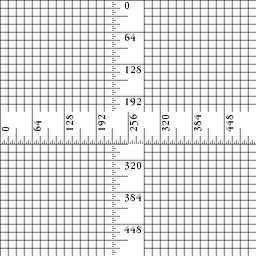
#> input picture src/data/ruler.png, 256 x 256 px, shrunk from 512 x 512 before the run
$ python sce_filtering.py
#> lines starting #> are read from the running program, lines starting #| are printed output that depends on the picture
#> further down, img is the input picture: shape (256, 256); min 2, max 255, mean 222.5
"""
CS 4391 Project - Smooth Criminal Edges

module docstring goes here
"""

import cv2
import numpy as np
import random

from filters import nonadaptive_median_filter_detection

def sp_noise(image, prob=0.01):
    '''
    Add salt and pepper noise to image
    prob: Probability of the noise
    source: https://stackoverflow.com/a/27342545
    '''
#> called with prob = 0.2
    output = np.zeros(image.shape,np.uint8)
    noise_mask = np.zeros(image.shape,bool)
    thres = 1 - prob
    noise_count = 0
    norm_count = 0
    total_count = 0
    for i in range(image.shape[0]):
        for j in range(image.shape[1]):
            total_count += 1
            rdn = random.random()
            if rdn < prob:
                output[i,j] = 0
                noise_mask[i,j] = True
                noise_count += 1
            elif rdn > thres:
                output[i,j] = 255
                noise_mask[i,j] = True
                noise_count += 1
            else:
                output[i,j] = image[i,j]
                noise_mask[i,j] = False
                norm_count += 1
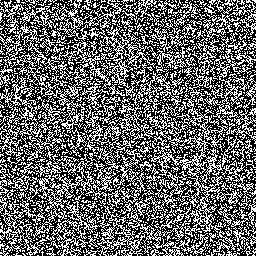
#> noise_mask: shape (256, 256) bool; 40.1% white in thin lines or dots
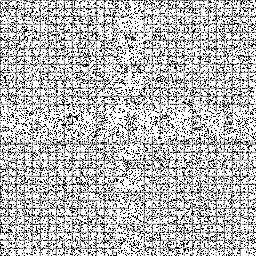
#> output: shape (256, 256); min 0, max 255, mean 184.3
#> after the loop, noise_count = 26307; norm_count = 39229; total_count = 65536

    print("# of set noise pixels: ", noise_count)
#| # of set noise pixels:  26307
    print("# of original pixels: ", norm_count)
#| # of original pixels:  39229
    print("# of total pixels: ", total_count)
#| # of total pixels:  65536
#> in threshold_noise_detection, `return (img <= low) | (img >= high)`: returned value: shape (256, 256) bool; 63% white; black in thin lines or dots

    return output, noise_mask


def gauss_kernel_generator(kernel_size: int, spatial_variance: float) -> np.ndarray:
    """
    Homework 2 Part 2
    Create a kernel_sizexkernel_size gaussian kernel of given the variance.
    """
    # Todo: given variance: spatial_variance and kernel size, you need to create a kernel_sizexkernel_size gaussian kernel
    # Please check out the formula in slide 15 of lecture 6 to learn how to compute the gaussian kernel weight: g[k, l] at each position [k, l].
    kernel_weights = np.zeros((kernel_size, kernel_size))

    for k in range(kernel_size):
        for l in range(kernel_size):
            kernel_weights[k,l] = np.exp(-(k**2+l**2)/(2*spatial_variance))

    return kernel_weights


#TODO: add any special parameters we want to be tweaked
def sce_filtering(
    img: np.uint8,
    mask: np.bool_,
    spatial_variance: float = 30,
    intensity_variance: float = 0.5,
    kernel_size: int = 7,
) -> np.uint8:
    """
    function docstring goes here
    """
#> called with spatial_variance = 30, intensity_variance = 0.5, kernel_size = 7
    kernel_radius = kernel_size//2

    img = np.pad(img, kernel_radius, constant_values=0)
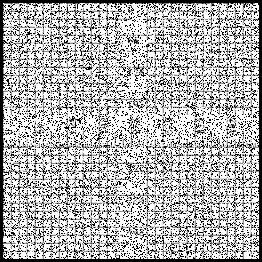
#> img: shape (262, 262); min 0, max 255, mean 176
    mask = np.pad(mask, kernel_radius, constant_values=True)
#> mask: shape (262, 262) bool; 64.7% white; black in thin lines or dots

    img = img / 255
    img = img.astype("float32")
    img_filtered = np.zeros(img.shape) # Placeholder of the filtered image

    spatial_kernel = gauss_kernel_generator(kernel_size, spatial_variance)

    for i in range(kernel_radius, img.shape[0]-kernel_radius):
        for j in range(kernel_radius, img.shape[1]-kernel_radius):
            if mask[i,j]:

                mask_slice = mask[i-kernel_radius:i+kernel_radius+1,j-kernel_radius:j+kernel_radius+1]
                img_slice = img[i-kernel_radius:i+kernel_radius+1,j-kernel_radius:j+kernel_radius+1]

                # median filter
                samples = []
                for ii in range(img_slice.shape[0]):
                    for jj in range(img_slice.shape[1]):
                        if not mask_slice[ii,jj]:
                            samples.append(img_slice[ii,jj])

                if len(samples) >= 1:
                    med = np.median(samples)
                else:
                    med = np.median(img_slice)

                # x = med - img_slice
                # r = np.exp(-x**2/(2*intensity_variance))
                # img_filtered[i,j] = np.sum(spatial_kernel*r*img_slice*(1-mask_slice))/np.sum(spatial_kernel*r)
                img_filtered[i,j] = med


            else:
                    img_filtered[i,j] = img[i,j]
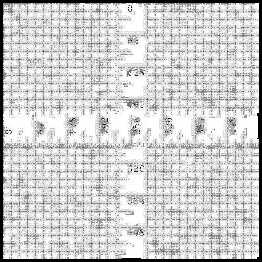
#> img_filtered: shape (262, 262) float64; min 0, max 1, mean 0.806

    img_filtered = img_filtered[kernel_radius:img_filtered.shape[0]-kernel_radius,kernel_radius:img_filtered.shape[1]-kernel_radius]
#> img_filtered: shape (256, 256) float64


    img_filtered = img_filtered * 255
    img_filtered = np.uint8(img_filtered)
    return img_filtered

def threshold_noise_detection(img, low=0, high=255):
    return (img <= low) | (img >= high)

if __name__ == "__main__":
    img = cv2.imread("data/ruler.png", 0) # read gray image

    # # Generate Gaussian noise
    # noise = np.random.normal(0,0.5,img.size)
    # noise = noise.reshape(img.shape[0],img.shape[1]).astype('uint8')

    # # Add the generated Gaussian noise to the image
    # img_noise = cv2.add(img, noise)
    # cv2.imwrite('results/im_noisy.png', img_noise)

    # add noise to the image, and get the ground truth mask for where the noise is
    img_noisy, mask_gt = sp_noise(img, 0.2)
    # mask = nonadaptive_median_filter_detection(img_noisy, 3)

    # SCE filtering
    # img_sce = sce_filtering(img_noisy, 1-mask)
    cv2.imwrite('results/im_noisy.png', img_noisy)
    # cv2.imwrite('results/im_sce.png', img_sce)

    mask2 = threshold_noise_detection(img_noisy)

    img_sce2 = sce_filtering(img_noisy, mask2)
    cv2.imwrite('results/im_sce2.png', img_sce2)

    img_sce_mask_gt = sce_filtering(img_noisy, mask_gt)
#> call 2 of sce_filtering, with spatial_variance = 30, intensity_variance = 0.5, kernel_size = 7
#> in sce_filtering (call 2), `mask = np.pad(mask, kernel_radius, constant_values=True)`:
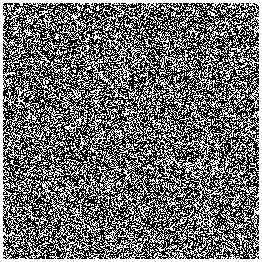
#> mask: shape (262, 262) bool; 42.9% white in thin lines or dots
#> after the loop in sce_filtering (call 2), `for i in range(kernel_radius, img.shape[0]-kernel_radius):`:
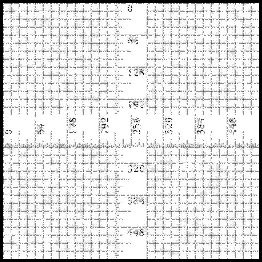
#> img_filtered: shape (262, 262) float64; min 0, max 1, mean 0.868
#> in sce_filtering (call 2), `img_filtered = img_filtered[kernel_radius:img_filtered.shape[0]-kernel..`:
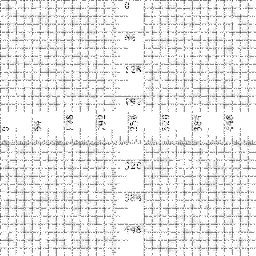
#> img_filtered: shape (256, 256) float64; min 0.0118, max 1, mean 0.91
    cv2.imwrite('results/im_sce_mask_gt.png', img_sce_mask_gt)


    # print(np.all(img_sce == img_sce2))
